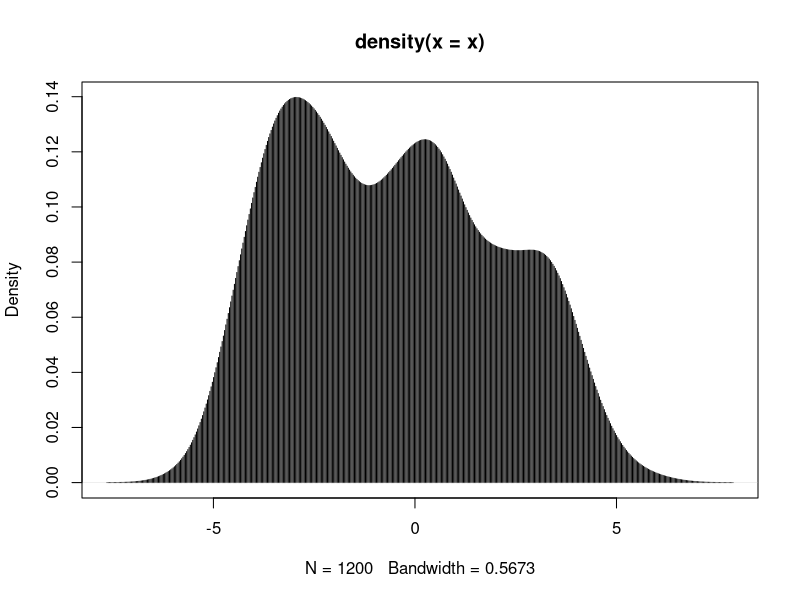

Here is the R script that generated this plot:
## ---- chunk 1
## Expectation Maximize
## Gaussian Mix Model
## 

# generating data

x1 <- rnorm(300, 3, 1)
x2 <- rnorm(400, 0, 1)
x3 <- rnorm(500, -3, 1)
x <- c(x1,x2,x3)
plot(density(x), type = 'h')
## ---- chunk 2
## EM functions
get_theta <- function(dat, k, mu_ini = runif(k, -5, 5), 
                   sig_ini = runif(k, 1, 10), pi_ini = rep(1, k)/k){
  n <- length(dat)
  M_den  <- mapply(function(v1,v2)dnorm(dat, v1, v2), mu_ini, sig_ini)*
                           (matrix(1,n,1)%*%matrix(pi_ini, nrow = 1))
  M_norm <- t(apply(M_den, 1, function(x)x/sum(x)))
  theta_new <- apply(M_norm, 2, mean)
  #ll_0 <- sum(log(M_den/M_norm)*M_norm)
  ll_0 <- sum(log(rowSums(M_den)))
  return(list(tht = theta_new, Pmat = M_norm, ll_0=ll_0))
}

get_musig <- function(dat, Pmat){
  k <- ncol(Pmat)
  dv <- matrix(dat, nrow = 1)
  mu_new <- dv %*% Pmat/colSums(Pmat)
  esq <- (matrix(1, nrow = k, ncol = 1) %*% dv -  as.vector(mu_new))^2 
  sig_new <- diag(esq %*% Pmat)/colSums(Pmat)
  return(list(mu = as.vector(mu_new), sig = sqrt(sig_new)))
}

## 迭代
k <- 3
theta <- get_theta(x,k)
ll_0 <- theta$ll_0
i <- 0
gap <- 10
tol <- 1e-4
while (i <= 1000 && gap > tol) {
  new_musig <- get_musig(x, theta$Pmat)
  theta <- get_theta(x, k, new_musig$mu, new_musig$sig, theta$tht)
  ll_1 <- theta$ll_0
  gap <- ll_1 - ll_0
  ll_0 <- ll_1
  i <- i + 1
  if(i >= 1000 || gap <= tol){
    print(data.frame(theta=theta$tht, mu = new_musig$mu, sig = new_musig$sig))
  }
}
## ---- chunk 3
library(mixtools)
res <- normalmixEM(x, c(0.2,.3, .5), runif(3, -5, 5), runif(3, 1, 10))
print(data.frame(theta = res$lambda, mu = res$mu, sig = res$sigma))
## ---- chunk 4
res <- normalmixEM(c(rnorm(300, -3, 5), rnorm(400, 0, 2), rnorm(500, 3, 4)),
                   c(0.2,.3, .5), runif(3, -5, 5), runif(3, 1, 10))
print(data.frame(theta = res$lambda, mu = res$mu, sig = res$sigma))
